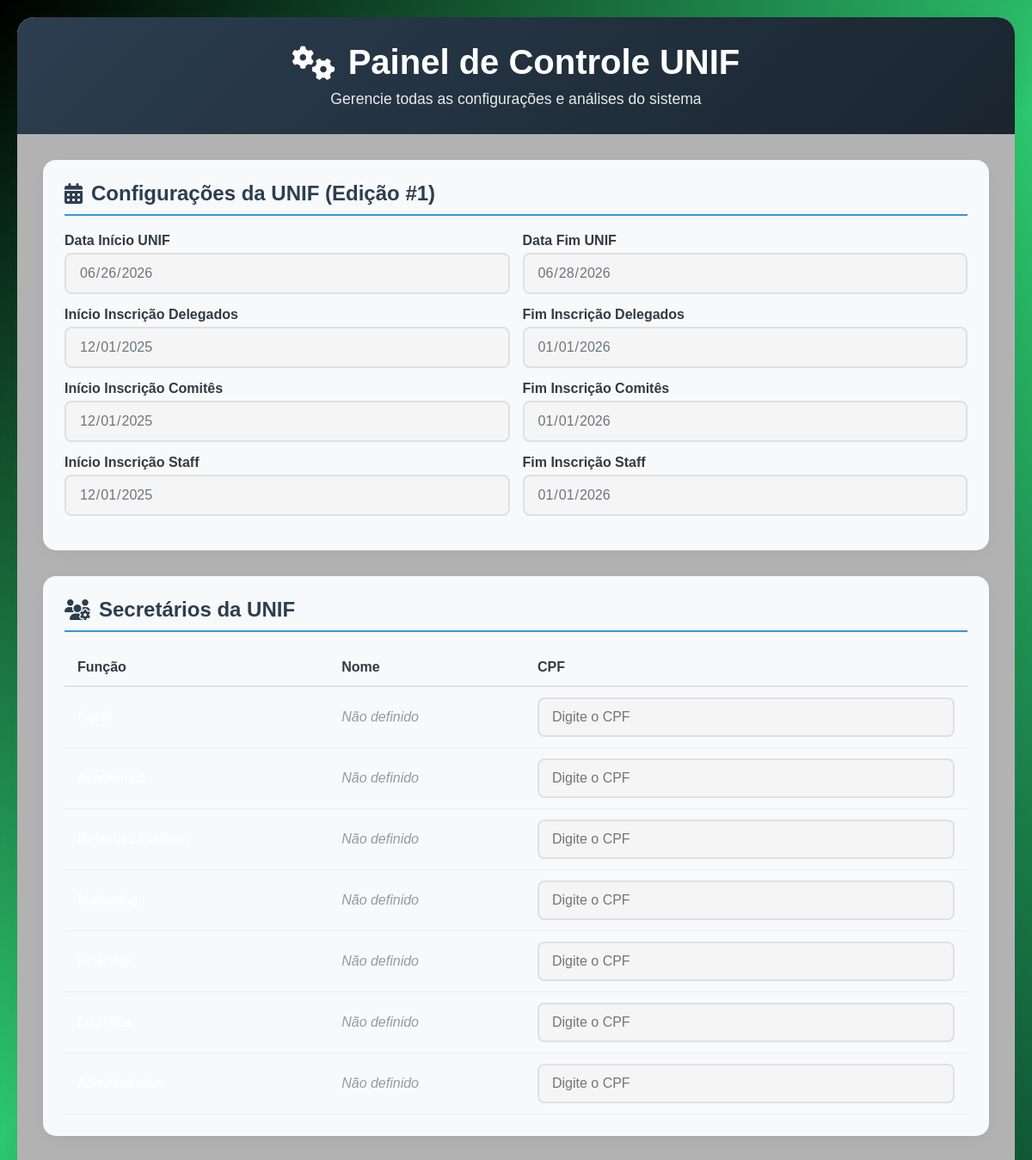
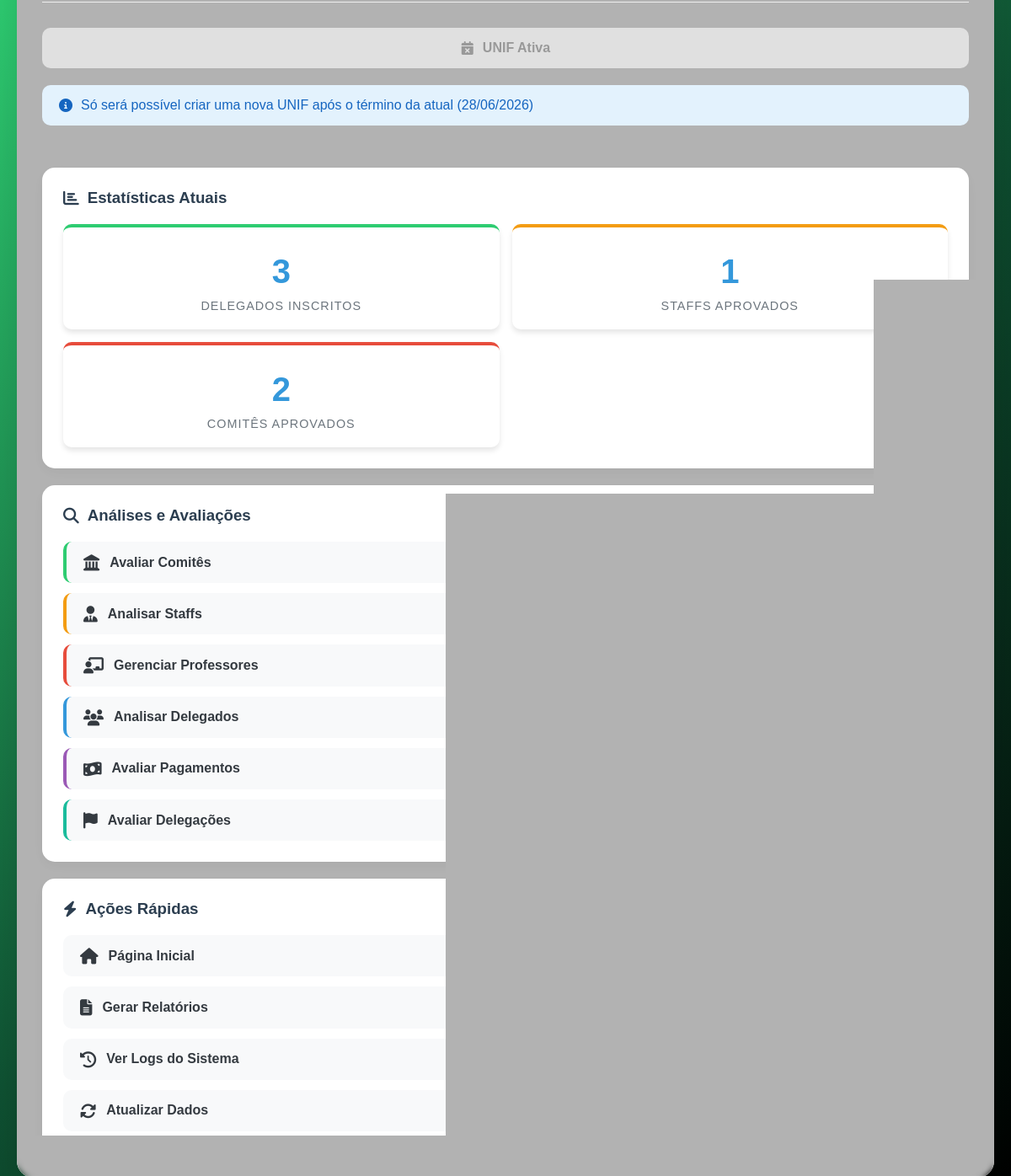
Page /pages/painelControle.php (signed in) on the committed database (2 pictures, top to bottom).
### tables this page shows
CREATE TABLE `unif` (
  `id_unif` int(11) NOT NULL,
  `data_inicio_unif` date DEFAULT NULL,
  `data_fim_unif` date DEFAULT NULL,
  `data_inicio_inscricao_delegado` date DEFAULT NULL,
  `data_fim_inscricao_delegado` date DEFAULT NULL,
  `data_inicio_inscricao_comite` date DEFAULT NULL,
  `data_fim_inscricao_comite` date DEFAULT NULL,
  `data_inicio_inscricao_staff` date DEFAULT NULL,
  `data_fim_inscricao_staff` date DEFAULT NULL,
  `nome` varchar(50) NOT NULL
);

### pages/painelControle.php (the view, shortened to what this page needs)
<?php
require_once 'php/conexao.php';
?>
<!DOCTYPE html>
<html lang="pt-BR">
<head>
    <link rel="stylesheet" href="styles/global.css">
    <link rel="stylesheet" href="https://cdnjs.cloudflare.com/ajax/libs/font-awesome/6.4.0/css/all.min.css">
</head>
<body>
    <?php
    if (isset($_SESSION["cpf"])) {
        if (isset($_SESSION["adm"]) && $_SESSION["adm"] == true) {
            $unif_atual = null;
            $estatisticas = array(
                'inscritos' => 0,
                'staffs' => 0,
                'mesas' => 0
            );
            $pode_criar_unif = false;
            $secretarios = array();
            if ($conn && $conn->connect_error === null) {
                $sql_unif = "SELECT * FROM unif ORDER BY data_fim_unif DESC LIMIT 1";
                $result_unif = $conn->query($sql_unif);
                if ($result_unif && $result_unif->num_rows > 0) {
                    $unif_atual = $result_unif->fetch_assoc();
                    $data_fim = new DateTime($unif_atual['data_fim_unif']);
                    $data_atual = new DateTime();
                    $pode_criar_unif = ($data_fim < $data_atual);
                    $sql_inscritos = "SELECT COUNT(*) as total FROM delegado WHERE id_comite IS NOT NULL";
                    $result_inscritos = $conn->query($sql_inscritos);
                    if ($result_inscritos && $row = $result_inscritos->fetch_assoc()) {
                        $estatisticas['inscritos'] = $row['total'];
                    }
                    $sql_staffs = "SELECT COUNT(*) as total FROM staff WHERE status_inscricao = 'aprovado'";
                    $result_staffs = $conn->query($sql_staffs);
                    if ($result_staffs && $row = $result_staffs->fetch_assoc()) {
                        $estatisticas['staffs'] = $row['total'];
                    }
                    $sql_mesas = "SELECT COUNT(*) as total FROM comite WHERE status = 'aprovado'";
                    $result_mesas = $conn->query($sql_mesas);
                    if ($result_mesas && $row = $result_mesas->fetch_assoc()) {
                        $estatisticas['mesas'] = $row['total'];
                    }
                } else {
                    $pode_criar_unif = true;
                }
            }
    ?>
    <div class="container">
        <div class="header">
            <h1><i class="fas fa-cogs"></i> Painel de Controle UNIF</h1>
            <p>Gerencie todas as configurações e análises do sistema</p>
        </div>
        <div class="main-content">
            <div>
                <div class="config-section">
                    <h2><i class="fas fa-calendar-alt"></i> Configurações da UNIF <?php echo $unif_atual ? "(Edição #" . $unif_atual['id_unif'] . ")" : ""; ?></h2>
                    <form method="POST" id="formUnif">
                        <div class="form-row">
                            <div class="form-group">
                                <label for="data_inicio_unif">Data Início UNIF</label>
                                <input type="date" id="data_inicio_unif" name="data_inicio_unif"
                                       value="<?php echo $unif_atual ? $unif_atual['data_inicio_unif'] : ''; ?>"
                                       <?php echo $unif_atual ? 'readonly' : 'required'; ?>>
                            </div>
                            <div class="form-group">
                                <label for="data_fim_unif">Data Fim UNIF</label>
                                <input type="date" id="data_fim_unif" name="data_fim_unif"
                                       value="<?php echo $unif_atual ? $unif_atual['data_fim_unif'] : ''; ?>"
                                       <?php echo $unif_atual ? 'readonly' : 'required'; ?>>
                            </div>
                        </div>
                        <div class="form-row">
                            <div class="form-group">
                                <label for="data_inicio_inscricao_delegado">Início Inscrição Delegados</label>
                                <input type="date" id="data_inicio_inscricao_delegado" name="data_inicio_inscricao_delegado"
                                       value="<?php echo $unif_atual ? $unif_atual['data_inicio_inscricao_delegado'] : ''; ?>"
                                       <?php echo $unif_atual ? 'readonly' : 'required'; ?>>
                            </div>
                            <div class="form-group">
                                <label for="data_fim_inscricao_delegado">Fim Inscrição Delegados</label>
                                <input type="date" id="data_fim_inscricao_delegado" name="data_fim_inscricao_delegado"
                                       value="<?php echo $unif_atual ? $unif_atual['data_fim_inscricao_delegado'] : ''; ?>"
                                       <?php echo $unif_atual ? 'readonly' : 'required'; ?>>
                            </div>
                        </div>
                        <div class="form-row">
                            <div class="form-group">
                                <label for="data_inicio_inscricao_comite">Início Inscrição Comitês</label>
                                <input type="date" id="data_inicio_inscricao_comite" name="data_inicio_inscricao_comite"
                                       value="<?php echo $unif_atual ? $unif_atual['data_inicio_inscricao_comite'] : ''; ?>"
                                       <?php echo $unif_atual ? 'readonly' : 'required'; ?>>
                            </div>
                            <div class="form-group">
                                <label for="data_fim_inscricao_comite">Fim Inscrição Comitês</label>
                                <input type="date" id="data_fim_inscricao_comite" name="data_fim_inscricao_comite"
                                       value="<?php echo $unif_atual ? $unif_atual['data_fim_inscricao_comite'] : ''; ?>"
                                       <?php echo $unif_atual ? 'readonly' : 'required'; ?>>
                            </div>
                        </div>
                        <div class="form-row">
                            <div class="form-group">
                                <label for="data_inicio_inscricao_staff">Início Inscrição Staff</label>
                                <input type="date" id="data_inicio_inscricao_staff" name="data_inicio_inscricao_staff"
                                       value="<?php echo $unif_atual ? $unif_atual['data_inicio_inscricao_staff'] : ''; ?>"
                                       <?php echo $unif_atual ? 'readonly' : 'required'; ?>>
                            </div>
                            <div class="form-group">
                                <label for="data_fim_inscricao_staff">Fim Inscrição Staff</label>
                                <input type="date" id="data_fim_inscricao_staff" name="data_fim_inscricao_staff"
                                       value="<?php echo $unif_atual ? $unif_atual['data_fim_inscricao_staff'] : ''; ?>"
                                       <?php echo $unif_atual ? 'readonly' : 'required'; ?>>
                            </div>
                        </div>
                    </form>
                </div>
                <div class="config-section" style="margin-top: 30px;">
                    <h2><i class="fas fa-users-cog"></i> Secretários da UNIF</h2>
                    <table class="secretarios-table">
                        <thead>
                            <tr>
                                <th>Função</th>
                                <th>Nome</th>
                                <th>CPF</th>
                            </tr>
                        </thead>
                        <tbody>
                            <?php
                            $funcoes = ['Geral', 'Academico', 'Relacoes Publicas', 'Marketing', 'Financas', 'Logistica', 'Administrativo'];
                            foreach ($funcoes as $funcao):
                                $dados = isset($secretarios[$funcao]) ? $secretarios[$funcao] : null;
                            ?>
                            <tr>
                                <td><?php echo $funcao; ?></td>
                                <td><?php echo $dados ? $dados['nome'] : '<em style="color:#999">Não definido</em>'; ?></td>
                                <td>
                                    <?php if ($dados): ?>
                                        <?php echo $dados['cpf']; ?>
                                    <?php else: ?>
                                        <input type="text" name="cpf_<?php echo strtolower(str_replace(' ', '_', $funcao)); ?>"
                                               value="" placeholder="Digite o CPF"
                                               <?php echo $unif_atual ? 'readonly' : ''; ?> form="formUnif" style="width: 100%;">
                                    <?php endif; ?>
                                </td>
                            </tr>
                            <?php endforeach; ?>
                        </tbody>
                    </table>
                </div>
                <div class="primary-buttons">
                    <?php if (!$unif_atual || $pode_criar_unif): ?>
                        <button type="submit" name="criar_unif" value="1" class="btn btn-primary" form="formUnif">
                            <i class="fas fa-plus-circle"></i> Criar Nova UNIF
                        </button>
                    <?php else: ?>
                        <button class="btn btn-disabled" disabled>
                            <i class="fas fa-calendar-times"></i> UNIF Ativa
                        </button>
                    <?php endif; ?>
                </div>
                <?php if (!$pode_criar_unif && $unif_atual): ?>
                    <div class="info-box">
                        <i class="fas fa-info-circle"></i>
                        Só será possível criar uma nova UNIF após o término da atual
                        (<?php echo date('d/m/Y', strtotime($unif_atual['data_fim_unif'])); ?>)
                    </div>
                <?php endif; ?>
            </div>
            <div class="actions-panel">
                <div class="action-card">
                    <h3><i class="fas fa-chart-bar"></i> Estatísticas Atuais</h3>
                    <div class="stats-grid">
                        <div class="stat-card inscritos">
                            <div class="number"><?php echo $estatisticas['inscritos']; ?></div>
                            <div class="label">Delegados Inscritos</div>
                        </div>
                        <div class="stat-card staffs">
                            <div class="number"><?php echo $estatisticas['staffs']; ?></div>
                            <div class="label">Staffs Aprovados</div>
                        </div>
                        <div class="stat-card mesas">
                            <div class="number"><?php echo $estatisticas['mesas']; ?></div>
                            <div class="label">Comitês Aprovados</div>
                        </div>
                    </div>
                </div>
                <div class="action-card">
                    <h3><i class="fas fa-search"></i> Análises e Avaliações</h3>
                    <div class="action-buttons">
                        <a href="analiseComites.php" class="action-btn comite">
                            <i class="fas fa-landmark"></i>
                            Avaliar Comitês
                        </a>
                        <a href="analiseStaff.php" class="action-btn staff">
                            <i class="fas fa-user-tie"></i>
                            Analisar Staffs
                        </a>
                        <a href="analiseProfessores.php" class="action-btn professor">
                            <i class="fas fa-chalkboard-teacher"></i>
                            Gerenciar Professores
                        </a>
                        <a href="analiseDelegados.php" class="action-btn delegado">
                            <i class="fas fa-users"></i>
                            Analisar Delegados
                        </a>
                        <a href="analisePagamentos.php" class="action-btn pagamento">
                            <i class="fas fa-money-bill-wave"></i>
                            Avaliar Pagamentos
                        </a>
                        <a href="analiseDelegacoes.php" class="action-btn delegacao">
                            <i class="fas fa-flag"></i>
                            Avaliar Delegações
                        </a>
                    </div>
                </div>
                <div class="action-card">
                    <h3><i class="fas fa-bolt"></i> Ações Rápidas</h3>
                    <div class="action-buttons">
                        <a href="inicio.php" class="action-btn">
                            <i class="fas fa-home"></i>
                            Página Inicial
                        </a>
                        <a href="relatorios.php" class="action-btn">
                            <i class="fas fa-file-alt"></i>
                            Gerar Relatórios
                        </a>
                        <a href="logs.php" class="action-btn">
                            <i class="fas fa-history"></i>
                            Ver Logs do Sistema
                        </a>
                        <button onclick="window.location.reload()" class="action-btn">
                            <i class="fas fa-sync-alt"></i>
                            Atualizar Dados
                        </button>
                    </div>
                </div>
            </div>
        </div>
    </div>
    <?php
        }
    } else {
        echo "<div style='text-align: center; padding: 50px; color: white;'>
                <h2><i class='fas fa-lock'></i> Acesso Não Autorizado</h2>
                <p>Você precisa estar logado para acessar esta página.</p>
                <a href='login.php' style='color: white; text-decoration: underline;'>Faça login aqui</a>
              </div>";
    }
    ?>
</body>
</html>

### pages/styles/global.css (style rules this page uses)
body { background: linear-gradient(-45deg, #000, #0f5132, #2ecc71, #000); background-size: 400% 400%; animation: gradientMove 12s ease infinite; }
* { margin: 0; padding: 0; box-sizing: border-box; font-family: 'Arial', sans-serif; }
.main-content { flex: 1; padding: 20px; background-color: rgba(0, 0, 0, 0.3); color: white; backdrop-filter: blur(3px); }

### rows in the picture
unif: id_unif "1", data_inicio_unif "06/26/2026", data_fim_unif "06/28/2026", data_inicio_inscricao_delegado "12/01/2025", data_fim_inscricao_delegado "01/01/2026", data_inicio_inscricao_comite "12/01/2025", data_fim_inscricao_comite "01/01/2026", data_inicio_inscricao_staff "12/01/2025", data_fim_inscricao_staff "01/01/2026", data_fim_unif "28/06/2026"

### other values in the picture
$estatisticas['inscritos'] "3"
$estatisticas['staffs'] "1"
$estatisticas['mesas'] "2"
